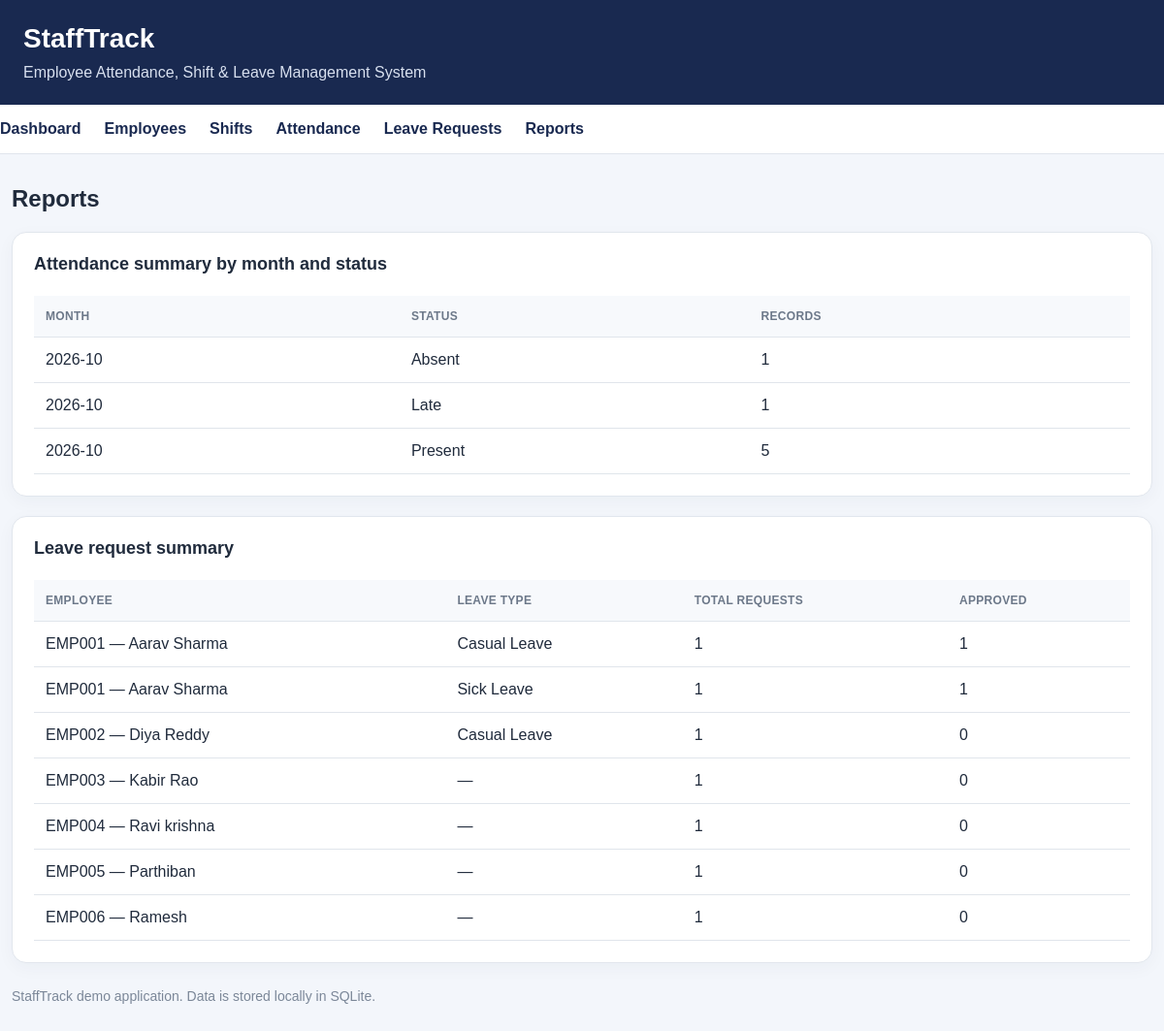
Page /reports on the committed database.
### tables this page shows
CREATE TABLE attendance (
      id INTEGER PRIMARY KEY AUTOINCREMENT,
      employee_id INTEGER NOT NULL REFERENCES employees(id),
      work_date TEXT NOT NULL,
      clock_in TEXT NOT NULL,
      clock_out TEXT,
      status TEXT NOT NULL CHECK (status IN ('Present','Absent','Late')),
      UNIQUE(employee_id, work_date),
      CHECK (clock_out IS NULL OR clock_out > clock_in)
    );

CREATE TABLE employees (
      id INTEGER PRIMARY KEY AUTOINCREMENT,
      code TEXT NOT NULL UNIQUE,
      full_name TEXT NOT NULL,
      email TEXT NOT NULL,
      department TEXT NOT NULL,
      hire_date TEXT NOT NULL,
      active INTEGER NOT NULL DEFAULT 1
    );

### app/routes.py (the view)
@bp.route("/reports")
def reports():
    db = get_db()
    summary = db.execute("""SELECT substr(work_date,1,7) AS month,status,COUNT(*) AS records
      FROM attendance GROUP BY substr(work_date,1,7),status ORDER BY month DESC,status""").fetchall()
    leave_rows = db.execute("""SELECT e.code,e.full_name,l.leave_type,
      COUNT(*) AS requests, SUM(CASE WHEN l.status='Approved' THEN 1 ELSE 0 END) AS approved
      FROM employees e LEFT JOIN leave_requests l ON l.employee_id=e.id
      GROUP BY e.id,l.leave_type ORDER BY e.code""").fetchall()
    return render_template("reports.html", summary=summary, leave_rows=leave_rows)

### app/db.py (called while the page is built)
def get_db():
    if "db" not in g:
        db_path = current_app.config["DATABASE"]
        Path(db_path).parent.mkdir(parents=True, exist_ok=True)
        g.db = sqlite3.connect(db_path)
        g.db.row_factory = sqlite3.Row
        g.db.execute("PRAGMA foreign_keys = ON")
    return g.db

### app/routes.py (called while the page is built)
@bp.app_context_processor
def inject_today():
    return {"today": date.today().isoformat()}

### app/templates/reports.html
{% extends "base.html" %}{% block title %}Reports · StaffTrack{% endblock %}
{% block content %}<h2>Reports</h2>
<section class="panel"><h3>Attendance summary by month and status</h3><table><thead><tr><th>Month</th><th>Status</th><th>Records</th></tr></thead><tbody>
{% for r in summary %}<tr><td>{{ r.month }}</td><td>{{ r.status }}</td><td>{{ r.records }}</td></tr>{% else %}<tr><td colspan="3">No attendance data available.</td></tr>{% endfor %}
</tbody></table></section>
<section class="panel"><h3>Leave request summary</h3><table><thead><tr><th>Employee</th><th>Leave type</th><th>Total requests</th><th>Approved</th></tr></thead><tbody>
{% for r in leave_rows %}<tr><td>{{ r.code }} — {{ r.full_name }}</td><td>{{ r.leave_type or '—' }}</td><td>{{ r.requests or 0 }}</td><td>{{ r.approved or 0 }}</td></tr>{% endfor %}
</tbody></table></section>{% endblock %}

### app/static/style.css (style rules this page uses)
:root { font-family: Arial, Helvetica, sans-serif; color: #202b3c; background: #f3f6fb; }
* { box-sizing: border-box; }
body { margin: 0; background: #f3f6fb; }
h2 { font-size: 24px; margin: 0 0 20px; }
h3 { margin: 0 0 22px; font-size: 18px; }
.panel,.stat { background: white; border: 1px solid #e1e6ed; border-radius: 15px; box-shadow: 0 5px 18px rgba(22,39,69,.04); }
.panel { padding: 22px; margin: 20px 0; overflow-x: auto; }
table { border-collapse: collapse; width: 100%; min-width: 680px; text-align: left; }
th { background: #f7f9fc; color: #6c7889; text-transform: uppercase; font-size: 12px; letter-spacing: .3px; }
th,td { padding: 14px 12px; border-bottom: 1px solid #e0e5eb; }

### rows in the picture
attendance: month "2026-10", status "Absent", records "1"
employees: code "EMP001", full_name "Aarav Sharma", leave_type "Casual Leave", requests "1", approved "1", leave_type "Sick Leave"
employees: code "EMP002", full_name "Diya Reddy", leave_type "Casual Leave", active "1", approved "0"
employees: code "EMP003", full_name "Kabir Rao", leave_type "—", active "1", approved "0"
employees: code "EMP004", full_name "Ravi krishna", leave_type "—", active "1", approved "0"
employees: code "EMP005", full_name "Parthiban", leave_type "—", active "1", approved "0"
employees: code "EMP006", full_name "Ramesh", leave_type "—", active "1", approved "0"

### other values in the picture
{{ r.month }} "2026-10" "2026-10"
{{ r.status }} "Late" "Present"
{{ r.records }} "1" "5"
